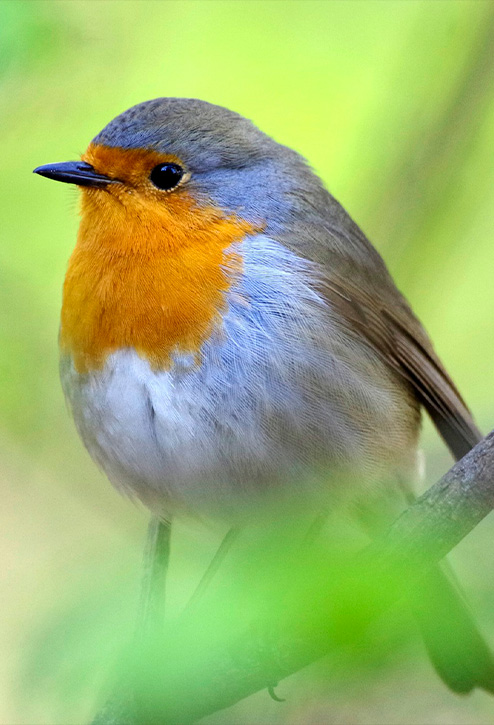
#> input picture numpy/bird.jpg, 494 x 725 px
$ python numpy1.py
#> lines starting #> are read from the running program, lines starting #| are printed output that depends on the picture
import numpy as np
from PIL import Image

x = np.array([[[0, 1, 2], [2, 3, 7], [4, 6, 5]],
              [[2, 3, 5], [5, 1, 9], [6, 4, 8]],
              [[8, 1, 1], [4, 4, 3], [2, 0, 7]]])

x1 = np.unique(x)
print(f"sum of unique items of array: {x1.sum()}")

rand_array = np.random.randint(1, 10, (5, 6))
print(f"shape of random array: {rand_array.shape}")
print(f"random array: {rand_array}")

rand_array_unique = np.unique(rand_array)
print(f"unique elements of random array: {rand_array_unique}")

print(f"sum of unique items of random array: {rand_array_unique.sum()}")

print("Start rotating image")
image_path = "bird.jpg"
image = np.array(Image.open(image_path))
#> image is the input picture: shape (725, 494, 3); mean R, G, B 154.6, 180.7, 108.2

imageRotated = np.rot90(image)
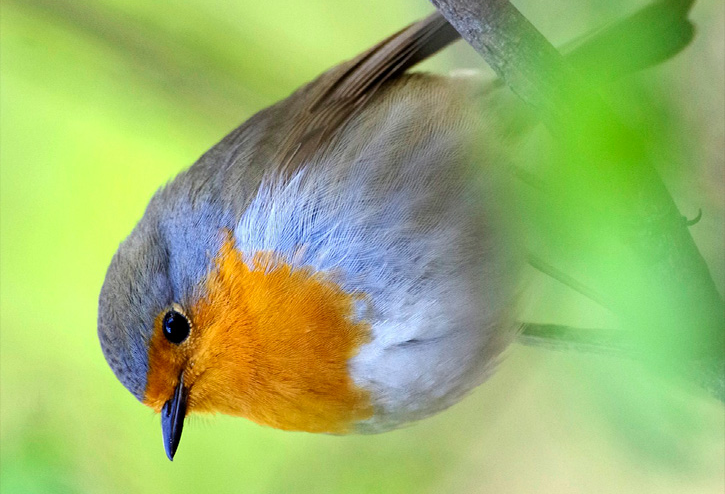
#> imageRotated: shape (494, 725, 3); mean R, G, B 154.6, 180.7, 108.2
imageRotated_K_3 = np.rot90(image, k=3)
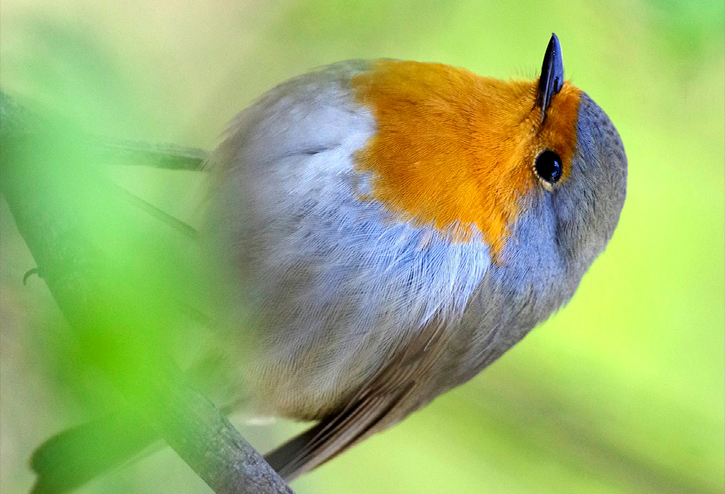
#> imageRotated_K_3: shape (494, 725, 3); mean R, G, B 154.6, 180.7, 108.2

Image.fromarray(imageRotated).save("new_image.jpg")
Image.fromarray(imageRotated_K_3).save("new_image_k_3.jpg")
print("Finish rotating image")
